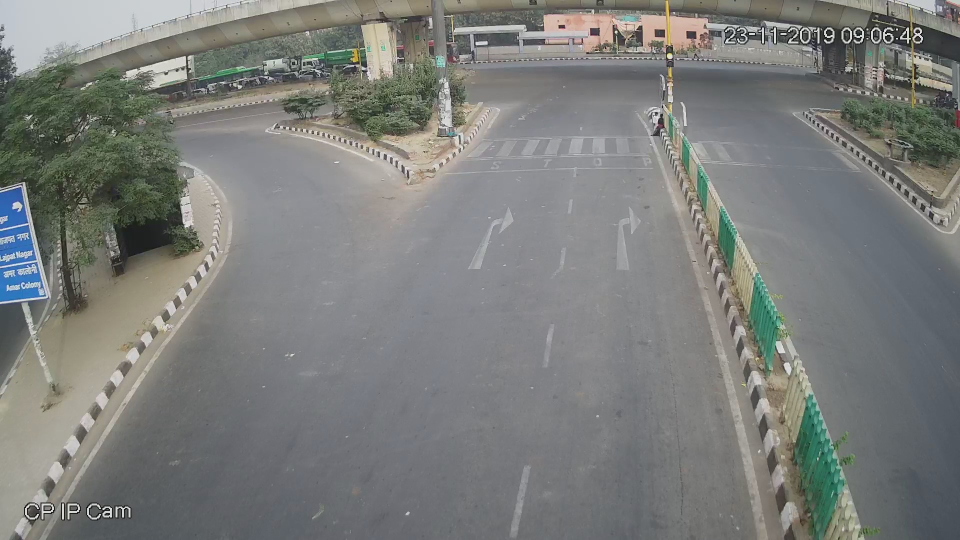
//> input picture subtask2/background.jpg, 1920 x 1080 px (shown at 1/2 size)
$ ./sparse_optical_flow   (built with g++ and OpenCV 4)
//> lines starting //> are read from the running program, lines starting //| are printed output that depends on the picture; after the words box and inside, x2 and y2 are one past the last pixel; in counts of white or black regions, pixels touching at a corner belong together; pictures that were not available may be replaced by others from this repository, and a replacement may not be noted
#include <opencv2/opencv.hpp>
#include <opencv2/imgproc/imgproc.hpp>
#include <opencv2/highgui/highgui.hpp>
#include <iostream>
#include <fstream>
#include <ctime>


using namespace cv;
using namespace std;

vector<Point2f> pts_src;

void CallBackFunc(int event, int x, int y, int flags, void* userdata)
{

    if (event == EVENT_LBUTTONDOWN || event == EVENT_RBUTTONDOWN || event == EVENT_MBUTTONDOWN) {
        pts_src.push_back(Point2f(x, y));
    }
    else {
        return;
    }
}

int main(int argc, char** argv)
{
    Mat image, background_img;
    String videoPath, backimgPath = "/Users/tamajit/Desktop/IIT DELHI/COP290/COP290_task1/subtask2/background.jpg";
    String userinput = "0";


    /// Command line arguments and help instructions ///
    if (argc == 1) {
        videoPath = "/Users/tamajit/Desktop/trafficvideo.mp4";
    }
    else if (argc==2){
        videoPath = argv[1];
    }
    else if (argc==3){
        videoPath = argv[1];
        backimgPath = argv[2];
    }
    else if (argc==4){
        videoPath = argv[1];
        backimgPath = argv[2];
        userinput = argv[3];
    }
    else{
        cout << "Error: Incorrect Command. Please run the command in the following format:\n";
        cout << "./<filename> or \n";
        cout<<"./<filename> <path to video> or \n";
        cout<<"./<filename> <path to video> <path to back image> or \n";
        cout<<"./<filename> <path to video> <path to back image> <to take user input (0: no, 1: yes)>\n";
        return -1;
    }

    /// Reading the video and background image ///

    VideoCapture cap(videoPath);
    if (cap.isOpened() == false)
    {
        cout<<"Error: The video was not loaded properly. Please check its path.\n";
        return -1;
    }

    image = imread(backimgPath);
//> image is the input picture: 1080 rows x 1920 cols, CV_8UC3; mean B, G, R 122.7, 125.1, 123.2
    if(!image.data)
    {
        cout << "Error: The background image was not loaded properly. Please check its path.\n";
        return -1;
    }


    /// Some values needed for homography and cropping ///

    if(userinput.compare("1") == 0){
        String user_input_window_name = "Chose 4 points to crop. (order: top left, top right, bottom right, bottom left)";
        namedWindow(user_input_window_name, WINDOW_NORMAL);
        setMouseCallback(user_input_window_name, CallBackFunc, NULL);
        imshow(user_input_window_name, image);
        waitKey(0);
        destroyWindow(user_input_window_name);
    }
    else{
        pts_src.push_back(Point2f(990, 207));
        pts_src.push_back(Point2f(1280, 207));
        pts_src.push_back(Point2f(1572, 1080));
        pts_src.push_back(Point2f(260, 1080));
    }

    int x_1, x_2, y_1, y_2;
    int height = image.rows;
//> height = 1080
    int width = image.cols;
//> width = 1920
    x_1 = max(0, width / 2 - height / 6);
//> x_1 = 780
    x_2 = min(width, width / 2 + height / 6);
//> x_2 = 1140
    y_1 = height / 2 - height / 3;
//> y_1 = 180
    y_2 = height / 2 + height / 3;
//> y_2 = 900

    vector<Point2f> pts_dst;
    pts_dst.push_back(Point2f(x_1, y_1));
//> pts_dst = 1 Point (x, y): [780, 180]
    pts_dst.push_back(Point2f(x_2, y_1));
//> pts_dst = 2 Points (x, y): [780, 180], [1140, 180]
    pts_dst.push_back(Point2f(x_2, y_2));
    pts_dst.push_back(Point2f(x_1, y_2));

    Mat h = findHomography(pts_src, pts_dst);

    Mat result_back;
    warpPerspective(image, result_back, h, image.size());
    Rect crop_region(x_1, y_1, x_2 - x_1, y_2 - y_1);
//> crop_region = Rect(780, 180, 360, 720)
    background_img = result_back(crop_region);


    /// Some parameters that can be tuned ///

    int th_h = 10, th_s = 8, th_v = 35;
    const int number_of_frames_skip = 8;
    const int number_of_frames_avg = 10;
    int speed_multiplier = 1;

    /// Initialisations and declarations ///


    int frame_number= 0;

    time_t original_time = time(0);
    long long int curr_time = 0, time_count = 0;

    ofstream MyFile("out.txt");

    char buf[256];
    char pattern[]  = "%15s %15s %15s";
    sprintf(buf, pattern, "Frame Number", "Queue Density", "Dynamic Density");
    cout << buf << endl;

    MyFile <<"Frame Number, Queue Density, Dynamic Density"<<'\n';

    Mat frame, result, final_image, foreground;
    Mat final_image_hsv, background_img_hsv, foreground_hsv, mask, dynamicMask;

    Mat prev_image, prev_homography, prev_result, prev_result_hsv;
    Mat prev[number_of_frames_skip];
    Mat concatenated;


    float density_prev[number_of_frames_avg];
    float dynamic_prev[number_of_frames_avg];
    for( int i = 0; i<number_of_frames_avg; i++){
        density_prev[i] = 0;
        dynamic_prev[i] = 0;
    }
    // Ptr<BackgroundSubtractor> pBackSub;
    // pBackSub = createBackgroundSubtractorKNN(1, 400.0, false);

    String window_name = "Original Cropped video, background removal and Dynamic Density mask";
    namedWindow(window_name, WINDOW_NORMAL);

    vector<Scalar> colors;
        RNG rng;
        for(int i = 0; i < 100; i++)
        {
            int r = rng.uniform(0, 256);
            int g = rng.uniform(0, 256);
            int b = rng.uniform(0, 256);
            colors.push_back(Scalar(r,g,b));
        }
        vector<Point2f> p0, p1;


    while(true)
    {
        Mat frame_temp;
        bool bSuccess;
        for (int i = 0; i<speed_multiplier; i++){
             bSuccess = cap.grab();
        }
//> this loop made 1 pass
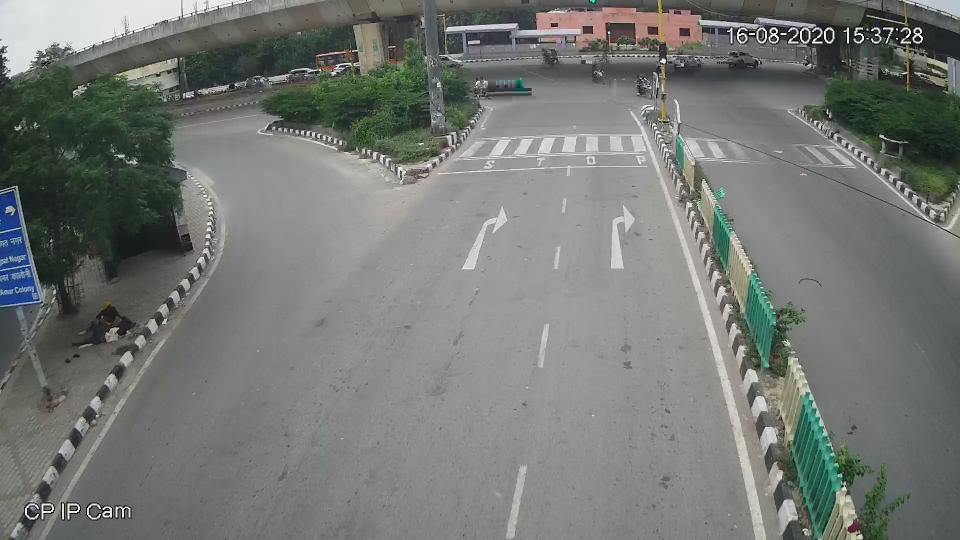
//> input picture subtask2/empty.jpg, 1920 x 1080 px, given in place of trafficvideo.mp4, which was not available (shown at 1/2 size)
        bSuccess = cap.retrieve(frame_temp);

        frame = frame_temp;

        if (bSuccess == false)
        {
            cout << "The video is over!" << endl;
            break;
        }


        warpPerspective(frame, result, h, frame.size());
        Rect crop_region(x_1, y_1, x_2 - x_1, y_2 - y_1);
        final_image = result(crop_region);
        cvtColor(final_image, final_image_hsv, COLOR_BGR2HSV);


        /// Calculating Queue density ///

        cvtColor(background_img, background_img_hsv, COLOR_BGR2HSV);
//> background_img_hsv: 720 rows x 360 cols, CV_8UC3; mean H, S, V 99.5, 8.6, 144
        absdiff(final_image_hsv, background_img_hsv, foreground_hsv);
//> foreground_hsv: 720 rows x 360 cols, CV_8UC3; mean H, S, V 71.5, 7.1, 15.3
        inRange(foreground_hsv, Scalar(th_h, th_s, th_v), Scalar(180, 255, 255), mask);
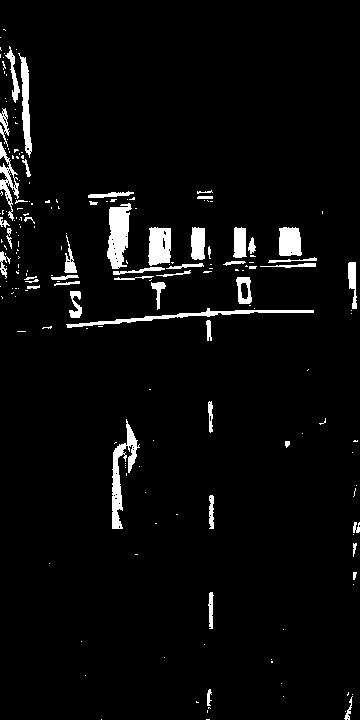
//> mask: 720 rows x 360 cols, CV_8UC1; 4.1% white; 196 white regions (144 under 20 px), largest, box (x1, y1, x2, y2) and area: (107, 203, 132, 269) 1108, (112, 419, 140, 529) 1008, (66, 308, 314, 328) 869

        dilate(mask, mask, Mat(), Point(-1, -1), 2, 1, 1);
        dilate(mask, mask, Mat(), Point(-1, -1), 2, 1, 1);
//> mask: 720 rows x 360 cols, CV_8UC1; 13.5% white; 39 white regions, largest, box (x1, y1, x2, y2) and area: (47, 187, 321, 345) 16793, (0, 25, 44, 303) 8086, (108, 415, 144, 533) 2621

        float density ;

        final_image.copyTo(mask, mask);
//> mask: 720 rows x 360 cols, CV_8UC3
        vector<Vec4i> hierarchy;
        Mat gray;
           cvtColor(mask, gray,COLOR_BGR2GRAY);
           //medianBlur(gray,gray,27);
           threshold(gray, gray, 90, 255, THRESH_BINARY);
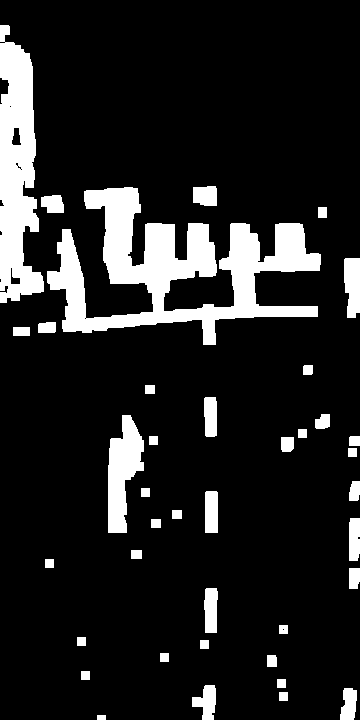
//> gray: 720 rows x 360 cols, CV_8UC1; 13.5% white; 39 white regions
           vector<vector<Point> > contours;
           findContours( gray.clone(), contours,hierarchy,RETR_EXTERNAL,CHAIN_APPROX_SIMPLE, Point(0, 0) );
//> contours = 39 contours; largest, box (x1, y1, x2, y2) and area: (47, 187, 321, 345) 15889, (0, 25, 44, 303) 7892, (108, 415, 144, 533) 2472, (344, 258, 360, 318) 761, (204, 588, 218, 633) 502
        Mat crop(mask.rows, mask.cols, CV_8UC3);
            crop.setTo(Scalar(0,0,0));
        int count_black = 0;
           for (int i = 0; i < contours.size(); i++)
           {
               double area =contourArea(contours[i]);
               Rect rect = boundingRect(contours[i]);

               if (area >= 200)
               {

                   Mat mask = Mat::zeros(gray.rows, gray.cols, CV_8UC1);
                   drawContours( mask, contours, i, CV_RGB(255,255,255), -1, 8,
                   vector<Vec4i>(), 0,Point() ); //masking//
                   dilate(mask, mask, Mat(), Point(-1, -1), 2, 1, 1);
                   dilate(mask, mask, Mat(), Point(-1, -1), 2, 1, 1);
                   final_image.copyTo(crop, mask);
                   Mat masked;
                   gray.copyTo(masked, mask);
                   count_black += cv::countNonZero(masked == 255);
//                   printf("count_black = %d\n",count_black);
//                   printf("ContourArea = %.0f\n\n",
//                         ((contourArea(contours[i]))+( arcLength( contours[i],
//                           true )/2)));
               }


           }
//> this loop made 39 passes
//> (area, rect, count_black) on passes 3, 4, 12, 17, 19, 27, 29, 34, 36, 37, 38, 39: (385, Rect(340, 688, 17, 32), 430), (477, Rect(192, 685, 24, 35), 964), (502.5, Rect(204, 588, 14, 45), 1522), (402.5, Rect(349, 518, 11, 43), 1977), (491, Rect(205, 491, 13, 42), 2521), (2472.5, Rect(108, 415, 36, 118), 5142), (442.5, Rect(204, 397, 13, 40), 5634), (761, Rect(344, 258, 16, 60), 6469), (309, Rect(41, 195, 23, 18), 6815), (15889, Rect(47, 187, 274, 158), 23614), (398, Rect(193, 186, 24, 20), 24053), (7892, Rect(0, 25, 44, 278), 32145)
//> (area, rect) on passes 1, 2, 5, 6, 7, 8: (32, Rect(97, 715, 9, 5)), (64, Rect(279, 692, 9, 9)), (64, Rect(277, 679, 9, 9)), (64, Rect(81, 671, 9, 9)), (97.5, Rect(267, 655, 10, 12)), (64, Rect(160, 653, 9, 9))
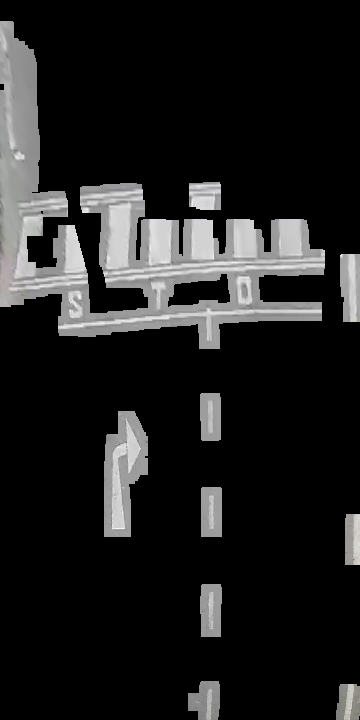
//> crop: 720 rows x 360 cols, CV_8UC3; mean B, G, R 30.9, 31, 31
//> after the loop, count_black = 32145

        density = (float)count_black/(float)(crop.rows*crop.cols);
//> density = 0.124

        //imshow("cropped", crop);
        //imshow("source", src);
         //waitKey(33);


        /// Calculating Dynamic density ///

        if(frame_number == 0){
            prev_image = frame;
        }
        if(frame_number >= number_of_frames_skip){
            prev_image = prev[frame_number % number_of_frames_skip];
        }

        // pBackSub->apply(final_image, dynamicMask);
        warpPerspective(prev_image, prev_homography, h, prev_image.size());
        prev_result = prev_homography(crop_region);
        cvtColor(prev_result, prev_result_hsv, COLOR_BGR2HSV);
        absdiff(final_image_hsv, prev_result_hsv, foreground_hsv);
//> foreground_hsv: 720 rows x 360 cols, CV_8UC3; every value is 0
        inRange(foreground_hsv, Scalar(th_h, th_s, th_v), Scalar(180, 255, 255), dynamicMask);
//> dynamicMask: 720 rows x 360 cols, CV_8UC1; every value is 0

        dilate(dynamicMask, dynamicMask, Mat(), Point(-1, -1), 2, 1, 1);

        float dynamic_density = 0;

        prev[frame_number % number_of_frames_skip] = frame;


        Mat next , prvs, prvs1;

        prvs = prev_result;
        cvtColor(final_image, next, COLOR_BGR2GRAY);
        cvtColor(prvs, prvs1, COLOR_BGR2GRAY);


            goodFeaturesToTrack(prvs1, p0, 100, 0.3, 7, Mat(), 7, false, 0.04);

            // Create a mask image for drawing purposes
            Mat mask = Mat::zeros(prvs.size(), prvs.type());

        // Calculate optical flow
        vector<uchar> status;
        vector<float> err;
        TermCriteria criteria = TermCriteria((TermCriteria::COUNT) + (TermCriteria::EPS), 10, 0.03);
        calcOpticalFlowPyrLK(prvs1, next, p0, p1, status, err, Size(15,15), 2, criteria);
        vector<Point2f> good_new;

        //cout<<"hi\n";
        // Visualization part
        for(uint i = 0; i < p0.size(); i++)
        {
            // Select good points
            if(status[i] == 1) {
                good_new.push_back(p1[i]);
                // Draw the tracks
                line(mask,p1[i], p0[i], colors[i], 2);
                circle(frame, p1[i], 5, colors[i], -1);
            }
        }


        // Display the demo
        Mat img;
        //img = mask|final_image;//add(final_image, mask, img);
        add(final_image, mask, img);
        imshow("flow", img);
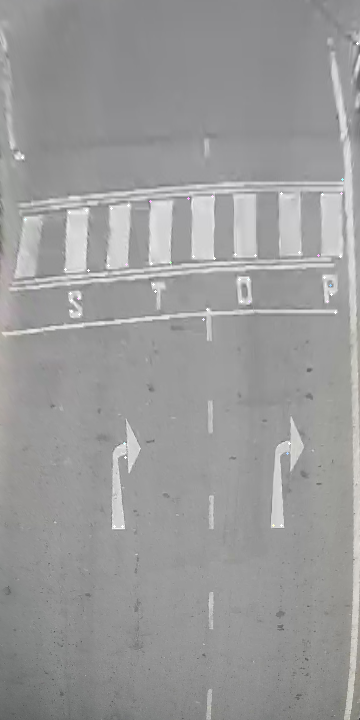
//> window 'flow': 720 rows x 360 cols, CV_8UC3; mean B, G, R 154.5, 154.4, 154.5
      //  cout<<"hi\n";
        // Update the previous frame and previous points
        p0 = good_new;

        //imshow("just_prev",prvs1);
        //imshow("cur_prev",next);
        // Calculate Optical Flow
        Mat flow(prvs1.size(), CV_32FC2);
        calcOpticalFlowFarneback(prvs1, next, flow, 0.5,3, 15, 3, 5, 1.2, 0);

        // Visualization part
        Mat flow_parts[2];
        split(flow, flow_parts);

        // Convert the algorithm's output into Polar coordinates
        Mat magnitude, angle, magn_norm;
        cartToPolar(flow_parts[0], flow_parts[1], magnitude, angle, true);
        normalize(magnitude, magn_norm, 0.0f, 1.0f, NORM_MINMAX);
        angle *= ((1.f / 360.f) * (180.f / 255.f));

        // Build hsv image
        Mat _hsv[3], hsv, hsv8, bgr;
        _hsv[0] = angle;
        _hsv[1] = Mat::ones(angle.size(), CV_32F);
        _hsv[2] = magn_norm;
        merge(_hsv, 3, hsv);
        hsv.convertTo(hsv8, CV_8U, 255.0);

        // Display the results
        cvtColor(hsv8, bgr, COLOR_HSV2BGR);
        //imshow("frame", frame2);
        //imshow("flow", bgr);

           cvtColor(bgr, gray,COLOR_BGR2GRAY);
           //medianBlur(gray,gray,27);

           threshold(gray, gray, 15 , 255, THRESH_BINARY);
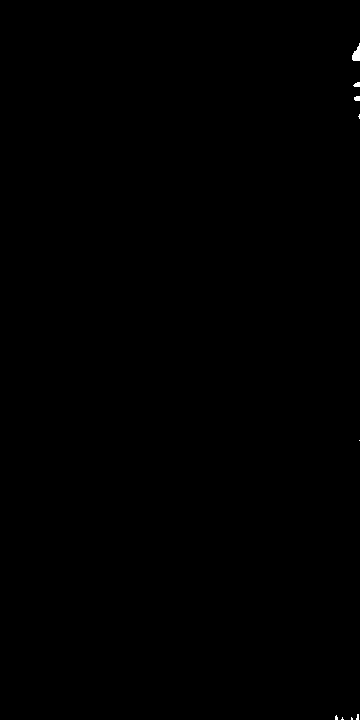
//> gray: 720 rows x 360 cols, CV_8UC1; 0.07% white; 9 white regions (6 under 20 px)
     //   imshow("gray", gray);
          // vector<vector<Point> > contours;
           findContours( gray.clone(), contours,hierarchy,RETR_EXTERNAL,CHAIN_APPROX_SIMPLE, Point(0, 0) );
//> contours = 9 contours, 8 with area under 20; largest, box (x1, y1, x2, y2) and area: (352, 43, 360, 61) 70
        Mat crop1(bgr.rows, bgr.cols, CV_8UC3);
            crop1.setTo(Scalar(0,0,0));
        count_black = 0;
           for (int i = 0; i < contours.size(); i++)
           {
               double area =contourArea(contours[i]);
               Rect rect = boundingRect(contours[i]);

               if (area >= 800)
               {

                   Mat mask = Mat::zeros(gray.rows, gray.cols, CV_8UC1);
                   drawContours( mask, contours, i, CV_RGB(255,255,255), -1, 8,
                   vector<Vec4i>(), 0,Point() ); //masking//
                   dilate(mask, mask, Mat(), Point(-1, -1), 2, 1, 1);
                   final_image.copyTo(crop1, mask);
                   Mat masked;
                   gray.copyTo(masked, mask);
                   count_black += cv::countNonZero(masked == 255);
//                   printf("count_black = %d\n",count_black);
//                   printf("ContourArea = %.0f\n\n",
//                         ((contourArea(contours[i]))+( arcLength( contours[i],
//                           true )/2)));
               }


           }
//> this loop made 9 passes
//> (area, rect) on pass 9: (69.5, Rect(352, 43, 8, 18))
//> after the loop, count_black = 0
        dynamic_density = (float)(count_black)/(float)(crop1.rows*crop1.cols);
//> dynamic_density = 0
        //imshow("cropped1", crop1);


        /// Displaying intermediate steps ///

        cvtColor(dynamicMask, dynamicMask, COLOR_GRAY2BGR);

        add(mask,crop1,crop1);
        Mat matArray[] = { final_image, crop, crop1,};
        hconcat( matArray, 3, concatenated );
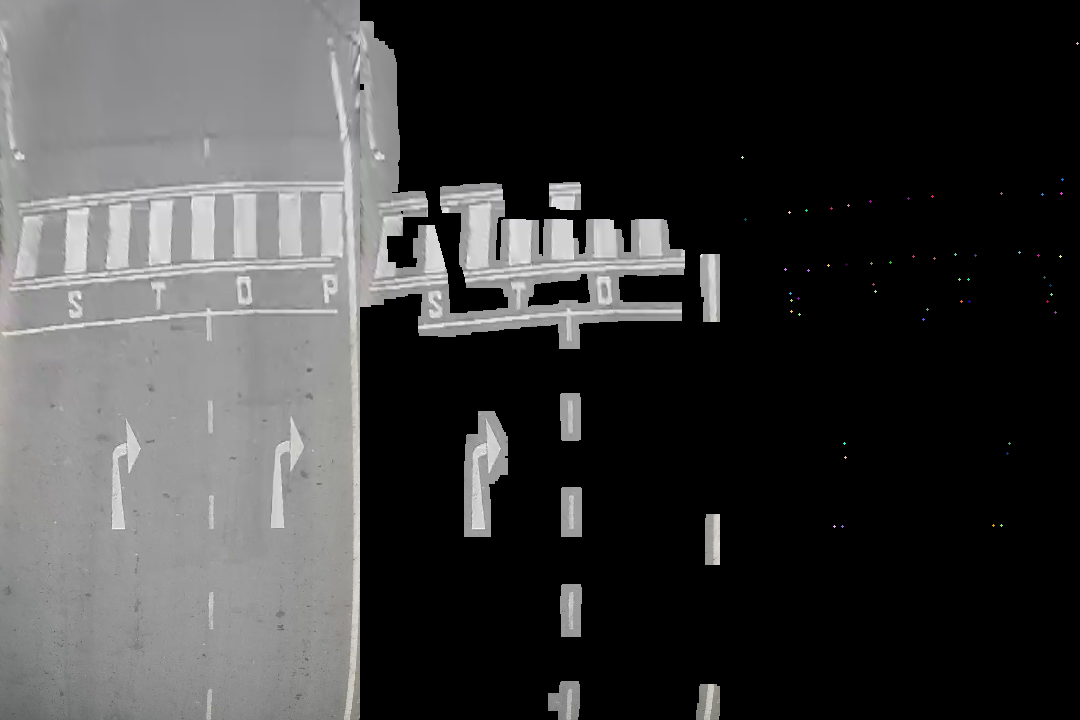
//> concatenated: 720 rows x 1080 cols, CV_8UC3; mean B, G, R 61.8, 61.8, 61.8
        imshow(window_name, concatenated);

        // imshow("Original video cropped", final_image);
        // imshow("Background masked video", mask);
        // imshow("Dynamic Density mask", dynamicMask);


        /// incrementing counter ///

        frame_number+=1;

        /// getting average of some previous frames ///

        density_prev[frame_number % number_of_frames_avg] = density;
//> density_prev = [0, 0.124, 0, 0, 0, 0, 0, 0, 0, 0]
        dynamic_prev[frame_number % number_of_frames_avg] = dynamic_density;
        float avg_density = 0, avg_dynamic_density = 0;
        for( int i = 0; i<number_of_frames_avg; i++){
            avg_density += density_prev[i];
            avg_dynamic_density += dynamic_prev[i];
        }
//> this loop made 10 passes
//> avg_density on passes 1 to 10: 0, 0.124, 0.124, 0.124, 0.124, 0.124, 0.124, 0.124, 0.124, 0.124
//> after the loop, avg_density = 0.124; avg_dynamic_density = 0
        avg_density = avg_density / number_of_frames_avg;
//> avg_density = 0.0124
        avg_dynamic_density = avg_dynamic_density / number_of_frames_avg;

        /// writing to file ///
        avg_dynamic_density = min(avg_dynamic_density, avg_density);

        MyFile << frame_number<<", ";
        MyFile << avg_density <<", ";
        MyFile << avg_dynamic_density<<'\n';

        /// Printing in console ///

        char buf[256];
        char pattern[]  = "%15i %15f %15f";
        sprintf(buf, pattern, frame_number, avg_density, avg_dynamic_density);
        cout<<buf<<'\n';
//|               1        0.012402        0.000000


        if (waitKey(10) == 27)
//> the Esc key is pressed
        {
            break;
        }
    }

    MyFile.close();

    return 0;
}
